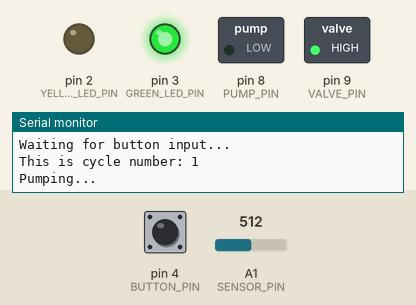
The sketch below on a simulated Arduino Uno, built with avr-gcc and run on an emulated ATmega328P. On the bench: switched loads named in the sketch (green lamp = pin HIGH), output pins drawn as LEDs (lit = HIGH), the last lines printed to the serial monitor. Inputs (shaded band) come from the test bench; at power-on: A1 (SENSOR_PIN) = 512, pin 4 (BUTTON_PIN) HIGH.

Above: at 1.2 s.
1.3 s: A1 (SENSOR_PIN) set to 685
2.8 s: A1 (SENSOR_PIN) set to 714
At 3.5 s:
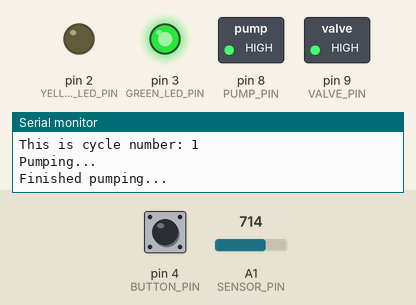
At 8.5 s:
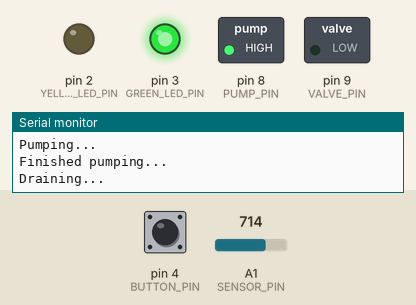
13.3 s: A1 (SENSOR_PIN) set to 710
Timing chart, 0 to 16.3 s (numbered marks = the images above; inputs shaded):
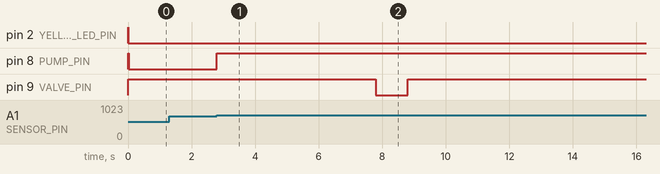

The sketch:

led_relay_control.ino
```cpp
// This is v1 of the water immersion program.

#include <avr/sleep.h>

#define YELLOW_LED_PIN 2
#define GREEN_LED_PIN 3
#define BUTTON_PIN 4
//This is the LED output pin on the Arduino
#define PUMP_PIN 8
#define VALVE_PIN 9
//This is the LED output pin on the Arduino
#define SENSOR_PIN A1
// This is the water sensor input pin

int water_sensor_value = 0;
int cycles = 1;
int buttonState = 0;
bool test = true;

void setup()
{
  Serial.begin(9600);
  pinMode(SENSOR_PIN, INPUT);
  pinMode(YELLOW_LED_PIN, OUTPUT);          // Sets that pin as an output
  pinMode(GREEN_LED_PIN, OUTPUT);
  pinMode(PUMP_PIN, OUTPUT);
  pinMode(VALVE_PIN, OUTPUT);
  pinMode(BUTTON_PIN, INPUT);

  digitalWrite(YELLOW_LED_PIN, HIGH);     // Make sure the LED is switched off
  digitalWrite(GREEN_LED_PIN, HIGH);
  digitalWrite(PUMP_PIN, HIGH);     // Make sure the LED is switched off
  digitalWrite(VALVE_PIN, HIGH);
}

void loop()
{
  if (test == true){
    Serial.println("This is a test run.");
  }
  buttonState = digitalRead(BUTTON_PIN);
  Serial.println("Waiting for button input...");
  while (buttonState == LOW){
    buttonState = digitalRead(BUTTON_PIN);
  }
  while (cycles <= 12) {
    Serial.print("This is cycle number: ");
    Serial.println(cycles);
    // pump the water in the upper tank
    digitalWrite(YELLOW_LED_PIN,LOW);
    pump();
    Serial.println("Finished pumping...");
    wait();
    drain();
    Serial.println("Finished draining...");
    wait();
    Serial.print("Cycle ");
    Serial.print(cycles);
    Serial.println(" is finished, starting next cycle.");
    cycles += 1;
  }
  //Cycle finishes
  Serial.println("All cycles are finished");
  Serial.println("Please press the reset button to start again.");
  digitalWrite(YELLOW_LED_PIN,HIGH);
  digitalWrite(GREEN_LED_PIN,LOW);

  stop();
}


void pump(){
  Serial.println("Pumping...");
  water_sensor_value = analogRead(SENSOR_PIN);
  while (water_sensor_value <= 700){
    digitalWrite(PUMP_PIN, LOW);
    water_sensor_value = analogRead(SENSOR_PIN);
  }
  digitalWrite(PUMP_PIN, HIGH);
}

void drain(){
  Serial.println("Draining...");
  digitalWrite(VALVE_PIN, LOW);
  if (test == true){
    delay(1000);
  }else{
    delay(10000);
  }
  digitalWrite(VALVE_PIN, HIGH);
}

void wait()
{
  if (test == true){
    delay(5000);
  }else{
    delay(60UL * 60UL * 1000UL);
  }
}

void stop()
{
  set_sleep_mode(SLEEP_MODE_PWR_DOWN);
  cli();  // Disable interrupts
  sleep_mode();
}
```

Measured:
- the behaviour switches between 700 and 701 on A1 (SENSOR_PIN) (found by bisection; images 0 and 1)
- after the input at 1.3 s, every drawn part: stays the same
- after the input at 2.8 s, pin 8 (PUMP_PIN): LOW → HIGH at once; pin 9 (VALVE_PIN): HIGH → LOW after 5.0 s, → HIGH 1.0 s later
